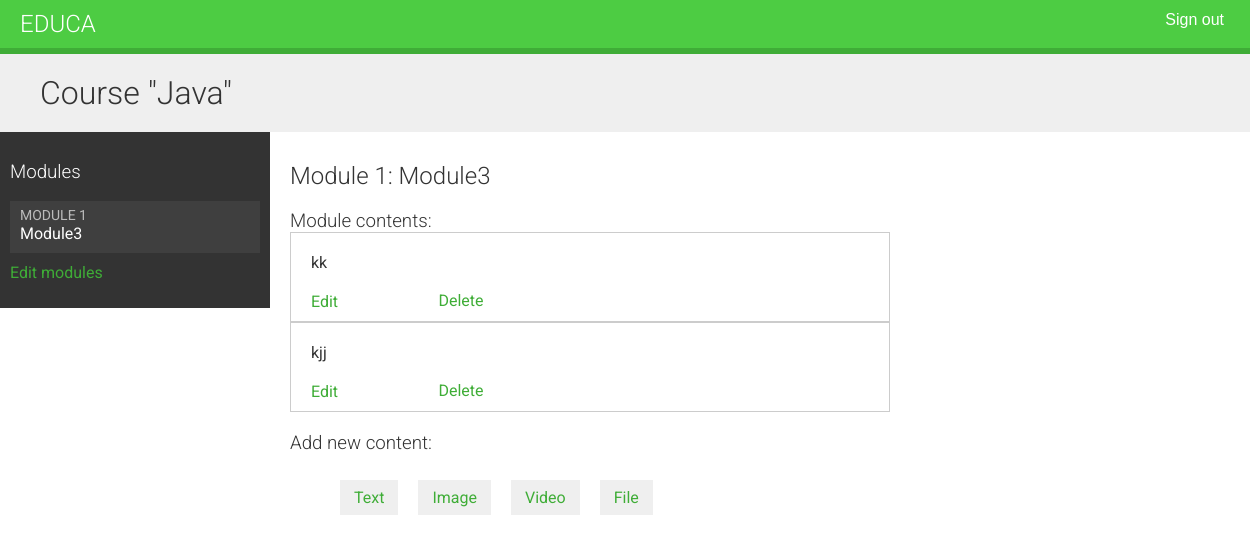
/course/module/19/contents/ (signed in), run on an earlier commit of the app's database.
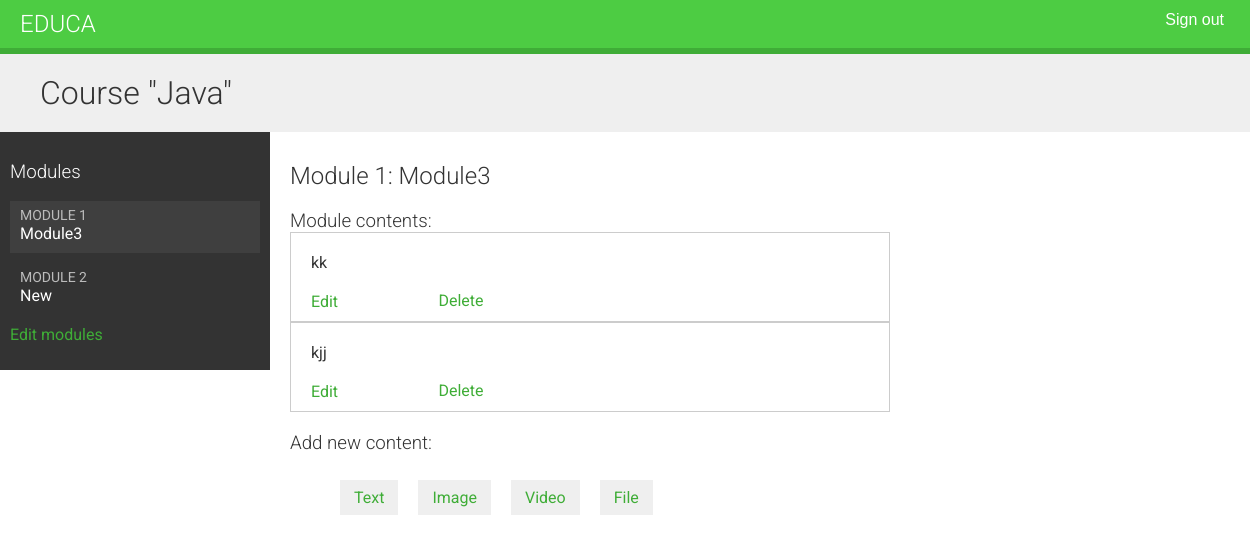
And on a later commit of the database.
### courses/models.py (models this page shows, shortened)
class Module(models.Model):
    course = models.ForeignKey(
        Course, related_name='modules', on_delete=models.CASCADE
    )
    title = models.CharField(max_length=200)
    description = models.TextField(blank=True)
    order = OrderField(blank=True, for_fields=['course'])
    class Meta:
        ordering = ['order']

class Content(models.Model):
    module = models.ForeignKey(
        Module,
        related_name='contents',
        on_delete=models.CASCADE
    )
    content_type = models.ForeignKey(
        ContentType,
        on_delete=models.CASCADE,
        limit_choices_to={
            'model__in': ('text', 'video', 'image', 'file')
        },
    )
    object_id = models.PositiveIntegerField()
    item = GenericForeignKey('content_type', 'object_id')
    order = OrderField(blank=True, for_fields=['module'])
    class Meta:
        ordering = ['order']

class ItemBase(models.Model):
    owner = models.ForeignKey(
        User,
        related_name='%(class)s_related',
        on_delete=models.CASCADE
    )
    title = models.CharField(max_length=250)
    created = models.DateTimeField(auto_now_add=True)
    updated = models.DateTimeField(auto_now=True)
    class Meta:
        abstract = True
    def __str__(self):
        return self.title

class Image(ItemBase):
    file = models.FileField(upload_to='images')

class Text(ItemBase):
    content = models.TextField()

### courses/views.py (the view)
# urls.py: path('module/<int:module_id>/contents/',views.ModuleContentListView.as_view(),name='module_content_list'),
class ModuleContentListView(TemplateResponseMixin, View):
    template_name = 'courses/manage/module/content_list.html'
    def get(self, request, module_id):
        module = get_object_or_404(
            Module, id=module_id, course__owner=request.user
        )
        return self.render_to_response({'module': module})

### templates/courses/manage/module/content_list.html (shortened to what this page needs)
{% extends "base.html" %}
{% block content %}
    {% with course=module.course %}
        <h1>Course "{{ course.title }}"</h1>
        <div class="contents">
            <h3>Modules</h3>
            <ul id="modules">
                {% for m in course.modules.all %}
                    <li data-id="{{ m.id }}" {% if m == module %} class="selected"{% endif %}>
                        <a href="{% url "module_content_list" m.id %}">
                            <span>
                                Module <span class="order">{{ m.order|add:1 }}</span>
                            </span>
                            <br>
                            {{ m.title }}
                        </a>
                    </li>
                {% empty %}
                    <li>No modules yet.</li>
                {% endfor %}
            </ul>
            <p><a href="{% url "course_module_update" course.id %}">Edit modules</a></p>
        </div>
        <div class="module">
            <h2>Module {{ module.order|add:1 }}: {{ module.title }}</h2>
            <h3>Module contents:</h3>
            <div id="module-contents">
                {% for content in module.contents.all %}
                    <div data-id="{{ content.id }}">
                        {% with item=content.item %}
                            <p>{{ item }}</p>
                            <a href="#">Edit</a>
                            <form action="{% url "module_content_delete" content.id %}" method="post">
                                <input type="submit" value="Delete">
                            </form>
                        {% endwith %}
                    </div>
                {% empty %}
                    <p>This module has no contents yet.</p>
                {% endfor %}
            </div>
            <h3>Add new content:</h3>
            <ul class="content-types">
                <li>
                    <a href="{% url "module_content_create" module.id "text" %}">Text</a>
                </li>
                <li>
                    <a href="{% url "module_content_create" module.id "image" %}">Image</a>
                </li>
                <li>
                    <a href="{% url "module_content_create" module.id "video" %}">Video</a>
                </li>
                <li>
                    <a href="{% url "module_content_create" module.id "file" %}">File</a>
                </li>
            </ul>
        </div>
    {% endwith %}
{% endblock %}

What changed in the data, as far as the page shows it:
added Module: order|add "2", title "New"
